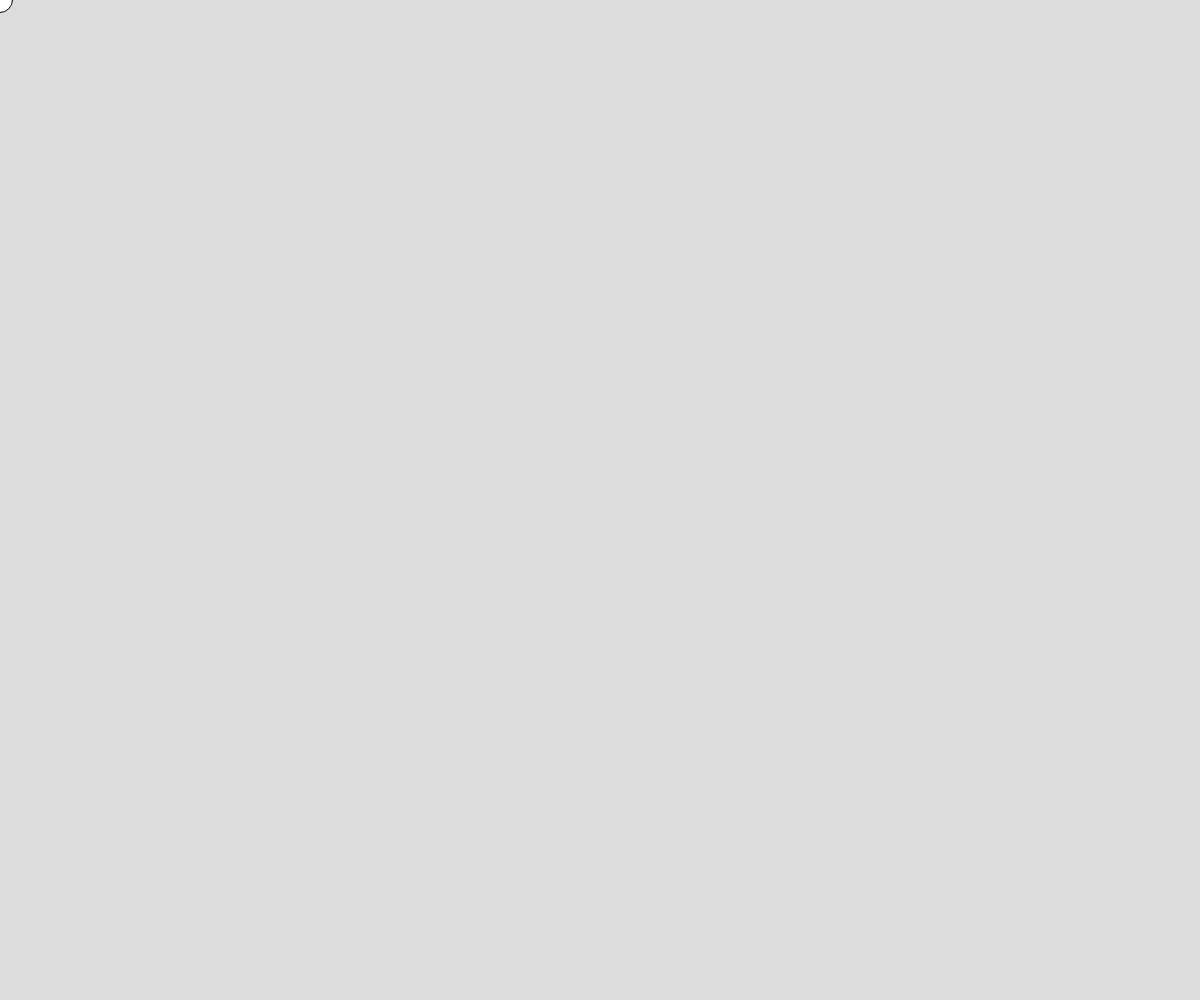
Frame 1 (no input)
Frame 60 (no input): identical to frame 1, image omitted
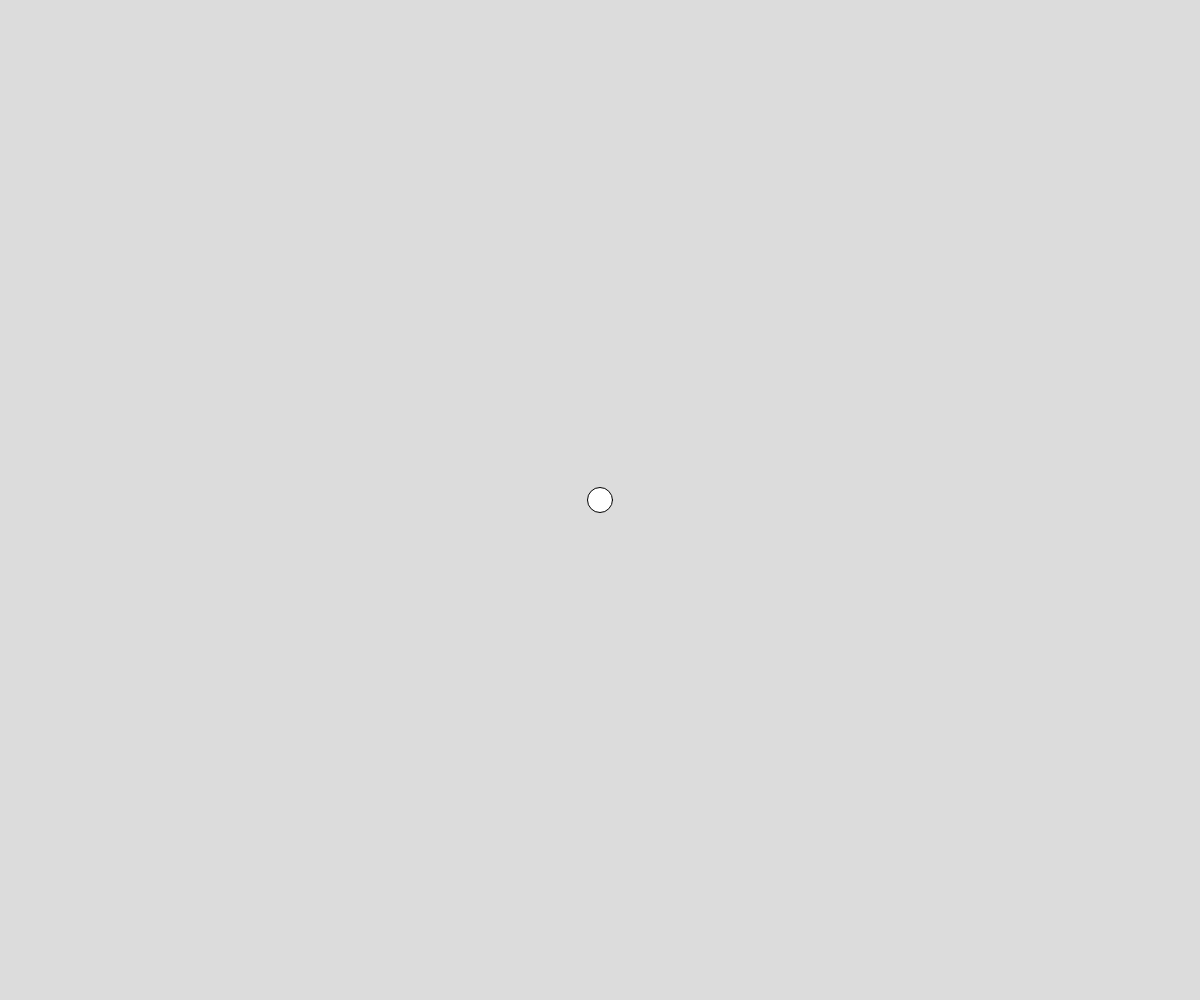
Frame 120 (the mouse pressed at the canvas centre since frame 60)

The p5.js sketch that drew these frames (run headless with seeded random() and noise() and a simulated clock; from frame 60 on, the mouse is pressed at the canvas centre):

// p5.js sketch
// ── sketch.js
// Project Title
// Your Name
// Date
//
// Extra for Experts:
// - describe what you did to take this project "above and beyond"


function setup() {
  createCanvas(windowWidth, windowHeight);
}

function draw() {
  background(220);

  circle(mouseX, mouseY, 25);
}
